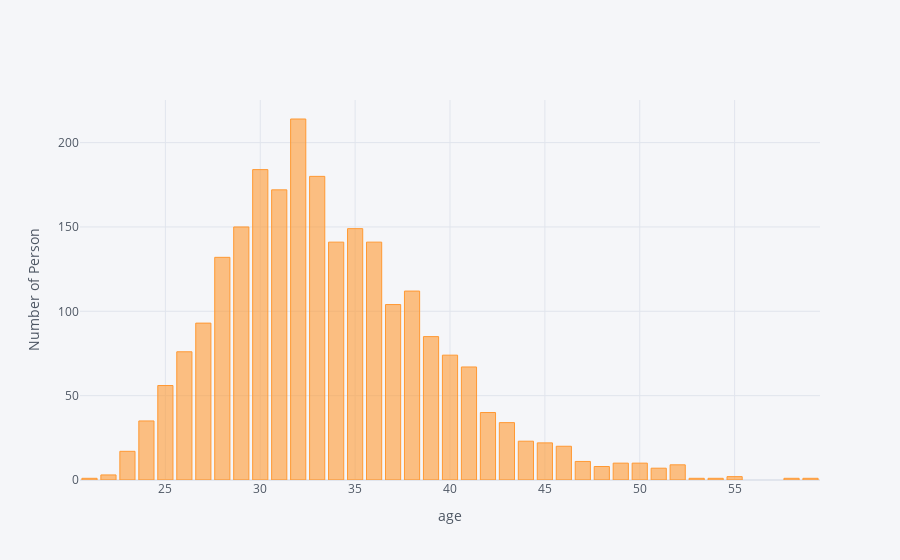

Notebook source saved alongside this figure:
### Markdown cell above
# AGE

### Code cell
(df3['age']).value_counts().iplot(kind='bar',xTitle='age', yTitle='Number of Person')

### Figure 1 — Plotly figure (JSON) as saved in the notebook; plotly's stock layout.template omitted (floating-point values rounded to 4 significant figures)
{"data": [{"marker": {"color": "rgba(255, 153, 51, 0.6)", "line": {"color": "rgba(255, 153, 51, 1.0)", "width": 1}}, "name": "age", "orientation": "v", "text": "", "type": "bar", "x": [32, 30, 33, 31, 29, 35, 36, 34, 28, 38, 37, 27, 39, 26, 40, 41, 25, 42, 24, 43, 44, 45, 46, 23, 47, 49, 50, 52, 48, 51, 22, 55, 53, 59, 21, 54, 58], "y": [214, 184, 180, 172, 150, 149, 141, 141, 132, 112, 104, 93, 85, 76, 74, 67, 56, 40, 35, 34, 23, 22, 20, 17, 11, 10, 10, 9, 8, 7, 3, 2, 1, 1, 1, 1, 1]}], "layout": {"legend": {"bgcolor": "#F5F6F9", "font": {"color": "#4D5663"}}, "paper_bgcolor": "#F5F6F9", "plot_bgcolor": "#F5F6F9", "title": {"font": {"color": "#4D5663"}}, "xaxis": {"gridcolor": "#E1E5ED", "showgrid": true, "tickfont": {"color": "#4D5663"}, "title": {"font": {"color": "#4D5663"}, "text": "age"}, "zerolinecolor": "#E1E5ED"}, "yaxis": {"gridcolor": "#E1E5ED", "showgrid": true, "tickfont": {"color": "#4D5663"}, "title": {"font": {"color": "#4D5663"}, "text": "Number of Person"}, "zerolinecolor": "#E1E5ED"}}}
